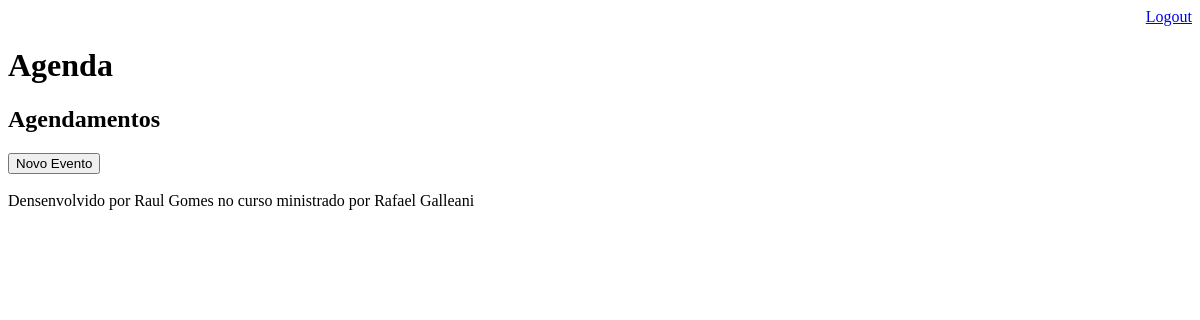
Page /agenda/ (signed in) on the earlier database version.
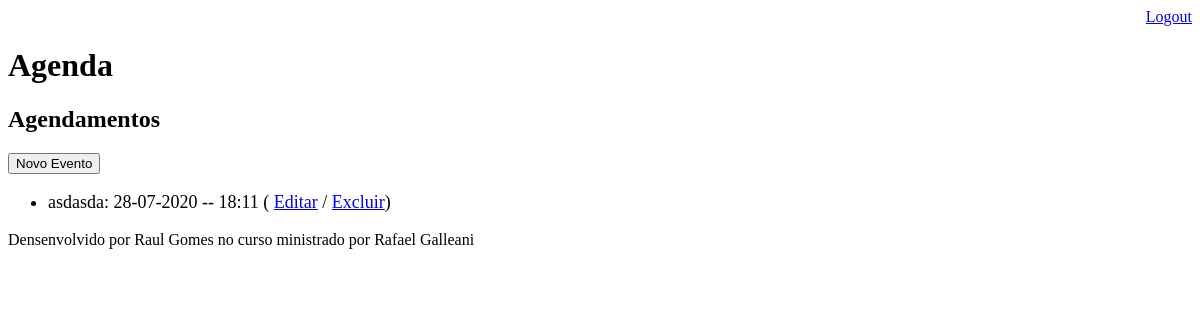
Same page on the later database version.
### core/models.py (models this page shows, shortened)
class Evento(models.Model):
    titulo = models.CharField(max_length=100)
    descricao = models.TextField(blank=True, null=True)
    data_evento = models.DateTimeField(verbose_name='Data do Evento')
    data_criacao = models.DateTimeField(auto_now=True, verbose_name='Data da Criação')
    usuario = models.ForeignKey(User, on_delete=models.CASCADE)
    class Meta:
        db_table = 'evento'
    def get_data_evento(self):
        return self.data_evento.strftime('%d-%m-%Y -- %H:%M')
    def get_evento_atrasado(self):
        if self.data_evento < datetime.now():
            return True
        return False

### core/views.py (the view)
# urls.py: path('agenda/', views.lista_eventos),
@login_required(login_url='/login/')
def lista_eventos(request):
    usuario = request.user
    data_atual = datetime.now() - timedelta(hours=1)
    evento = Evento.objects.filter(usuario=usuario,
                                   data_evento__gt=data_atual)
    response = {'eventos': evento}
    return render(request, 'agenda.html', response)

### templates/agenda.html (shortened to what this page needs)
{% extends "model-page.html" %}
{% block content %}
    <h2>Agendamentos</h2>
    <a href="evento/">
        <button type="button">Novo Evento</button>
    </a>
    <ul style="font-size: 18px">
        {% for evento in eventos %}
            <li>
                <div style=>
                    {{evento.titulo}}: {{evento.get_data_evento}}
                    ( <a href="evento/?id={{ evento.id }}">Editar</a>
                    / <a href="evento/delete/{{ evento.id }}/">Excluir</a>)
                </div>
            </li>
        {% endfor %}
    </ul>
{% endblock %}

Differences in the rows shown:
added Evento: titulo "asdasda", get_data_evento "28-07-2020 -- 18:11"
